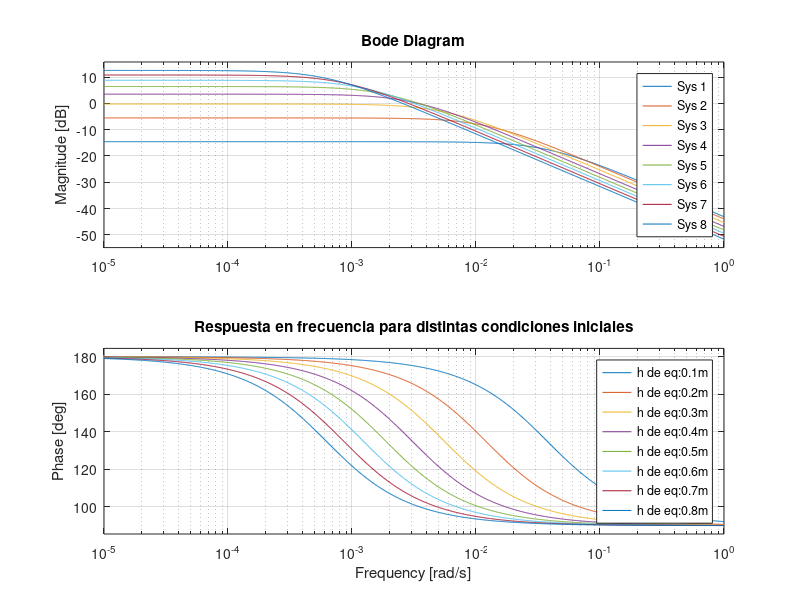
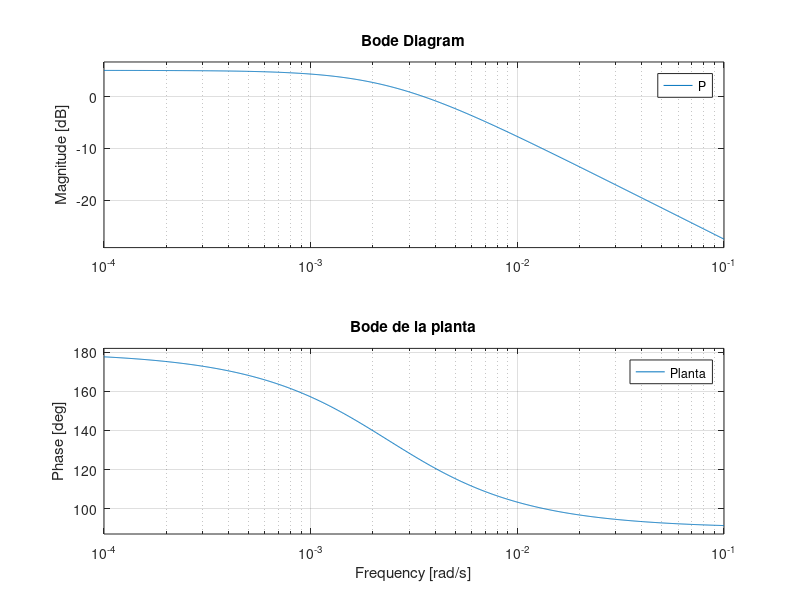
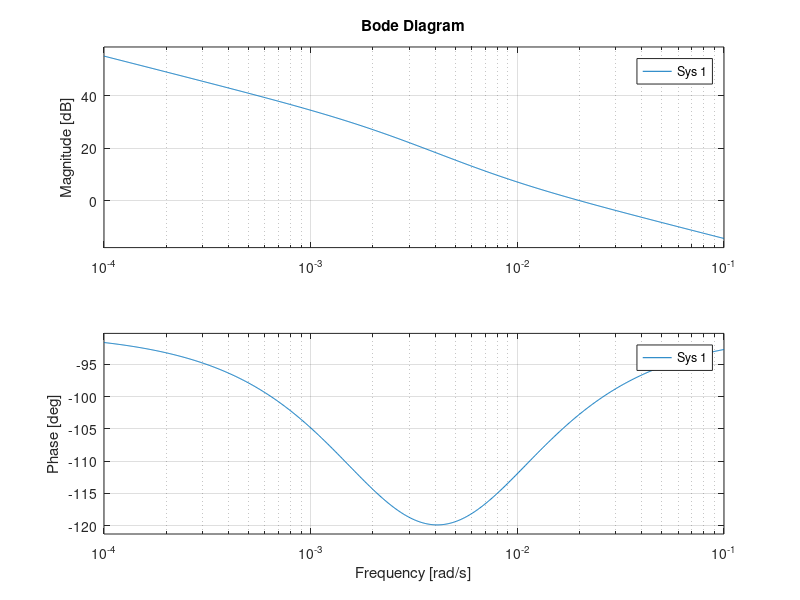
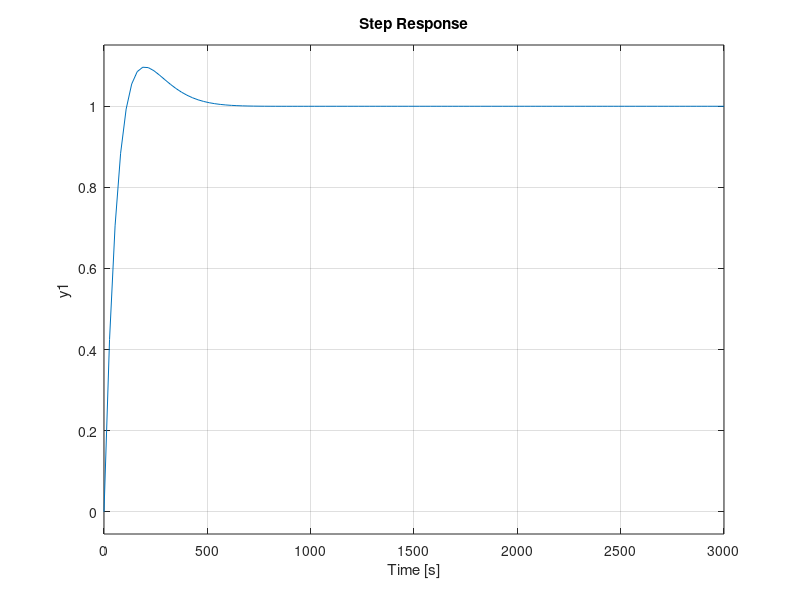

Source code (MATLAB) for these figures, in order:
%%
clear all;close all;clc;
s=tf('s');

%Constantes
Qi=0.000133333;
d=10.65e-3;
l_inf=10e-2;
l_sup=40e-2;
L=0.9;
g=9.8;

%Nuevas Constantes
A=(pi/4)*d.^2;
alpha=(l_sup-l_inf)/L;
beta=l_inf;

%Chequeo del resultado de los cálculos teóricos
%Puntos de Equilibrio
h_eq=0.45;
u_eq=Qi/(sqrt(2*g*h_eq)*A);



G=-(sqrt(2*g*h_eq)*A)/(beta.^2+2*beta*alpha*h_eq+(alpha*h_eq).^2);
p=-(0.5*sqrt(2*g/h_eq)*u_eq*A)/(beta.^2+2*beta*alpha*h_eq+(alpha*h_eq).^2)-((Qi-sqrt(2*g*h_eq)*u_eq*A)*(2*beta*alpha+2*alpha.^2*h_eq))/(beta.^2+2*beta*alpha*h_eq+(alpha*h_eq).^2).^2;
P=G/(s-p);

h_eqs=[0.1,0.2,0.3,0.4,0.5,0.6,0.7,0.8];
Plantas={};
Labels={};
for i = 1:length(h_eqs)
    u_eqs=Qi/(sqrt(2*g*h_eqs(i))*A);
    G=-(sqrt(2*g*h_eqs(i))*A)/(beta.^2+2*beta*alpha*h_eqs(i)+(alpha*h_eqs(i)).^2);
    p_i=-(0.5*sqrt(2*g/h_eqs(i))*u_eqs*A)/(beta.^2+2*beta*alpha*h_eqs(i)+(alpha*h_eqs(i)).^2)-((Qi-sqrt(2*g*h_eqs(i))*u_eqs*A)*(2*beta*alpha+2*alpha.^2*h_eqs(i)))/(beta.^2+2*beta*alpha*h_eqs(i)+(alpha*h_eqs(i)).^2).^2;
    P_i=G/(s-p_i);
    Plantas{i}=P_i;
    Labels{i}=['h de eq:' num2str(h_eqs(i)) 'm'];
end
figure();
bode(Plantas{:})
grid on;
legend(Labels);
title('Respuesta en frecuencia para distintas condiciones iniciales');

%%
figure();
bode(P);
grid on;
legend('Planta');
title('Bode de la planta');

Kp=-4.536;
Ki=-0.03208;
C=Kp+Ki/s;

%C=zpk([p],[0],-1);
figure();
grid on;
bode(P*C);

figure();
L=P*C;
step(L/(1+L));






